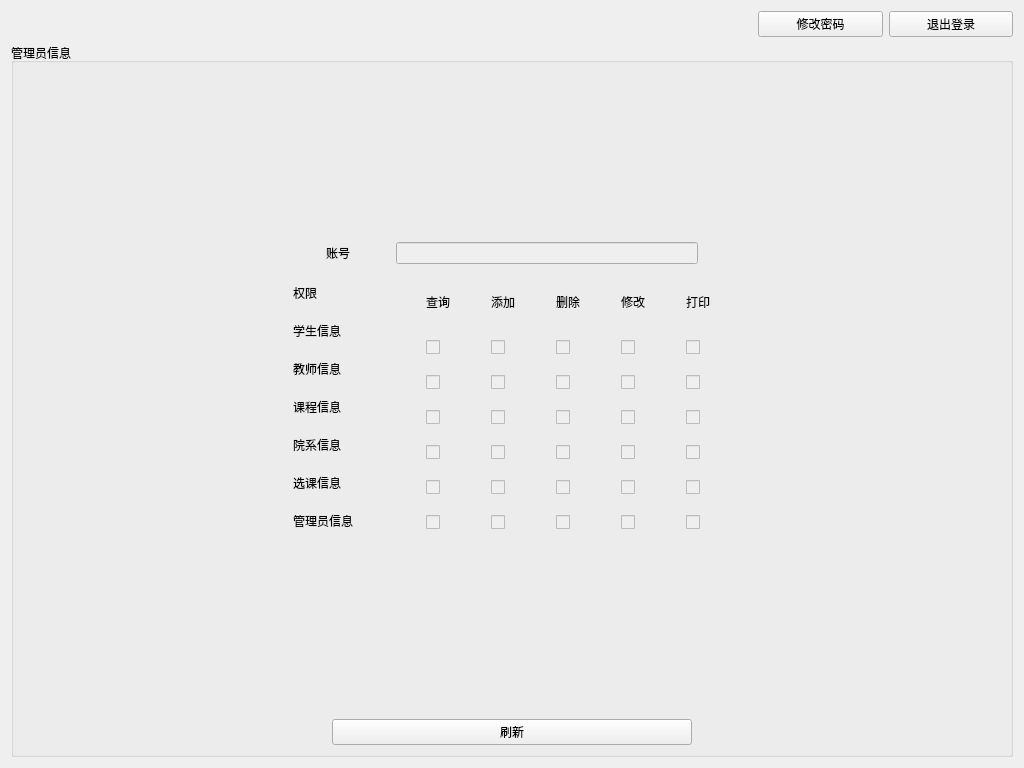
<?xml version="1.0" encoding="UTF-8"?>
<ui version="4.0">
 <class>HomeManagement</class>
 <widget class="QWidget" name="HomeManagement">
  <property name="geometry">
   <rect>
    <x>0</x>
    <y>0</y>
    <width>1024</width>
    <height>768</height>
   </rect>
  </property>
  <property name="windowTitle">
   <string>Form</string>
  </property>
  <layout class="QVBoxLayout" name="verticalLayout_7">
   <item>
    <layout class="QHBoxLayout" name="horizontalLayout" stretch="12,2,2">
     <item>
      <spacer name="horizontalSpacer">
       <property name="orientation">
        <enum>Qt::Horizontal</enum>
       </property>
       <property name="sizeHint" stdset="0">
        <size>
         <width>40</width>
         <height>20</height>
        </size>
       </property>
      </spacer>
     </item>
     <item>
      <widget class="QPushButton" name="pushButton_changePassword">
       <property name="text">
        <string>修改密码</string>
       </property>
      </widget>
     </item>
     <item>
      <widget class="QPushButton" name="pushButton_logout">
       <property name="text">
        <string>退出登录</string>
       </property>
      </widget>
     </item>
    </layout>
   </item>
   <item>
    <widget class="QGroupBox" name="groupBox_data">
     <property name="title">
      <string>管理员信息</string>
     </property>
     <layout class="QVBoxLayout" name="verticalLayout_9">
      <property name="spacing">
       <number>20</number>
      </property>
      <item>
       <spacer name="verticalSpacer">
        <property name="orientation">
         <enum>Qt::Vertical</enum>
        </property>
        <property name="sizeHint" stdset="0">
         <size>
          <width>20</width>
          <height>40</height>
         </size>
        </property>
       </spacer>
      </item>
      <item>
       <layout class="QHBoxLayout" name="horizontalLayout_2" stretch="12,2,12,12">
        <item>
         <spacer name="horizontalSpacer_2">
          <property name="orientation">
           <enum>Qt::Horizontal</enum>
          </property>
          <property name="sizeHint" stdset="0">
           <size>
            <width>40</width>
            <height>20</height>
           </size>
          </property>
         </spacer>
        </item>
        <item>
         <widget class="QLabel" name="label_mno">
          <property name="text">
           <string>账号</string>
          </property>
         </widget>
        </item>
        <item>
         <widget class="QLineEdit" name="lineEdit_mno">
          <property name="enabled">
           <bool>false</bool>
          </property>
          <property name="maxLength">
           <number>10</number>
          </property>
         </widget>
        </item>
        <item>
         <spacer name="horizontalSpacer_3">
          <property name="orientation">
           <enum>Qt::Horizontal</enum>
          </property>
          <property name="sizeHint" stdset="0">
           <size>
            <width>40</width>
            <height>20</height>
           </size>
          </property>
         </spacer>
        </item>
       </layout>
      </item>
      <item>
       <layout class="QHBoxLayout" name="horizontalLayout_3" stretch="12,5,2,2,2,2,2,12">
        <item>
         <spacer name="horizontalSpacer_4">
          <property name="orientation">
           <enum>Qt::Horizontal</enum>
          </property>
          <property name="sizeHint" stdset="0">
           <size>
            <width>40</width>
            <height>20</height>
           </size>
          </property>
         </spacer>
        </item>
        <item>
         <layout class="QVBoxLayout" name="verticalLayout">
          <property name="spacing">
           <number>20</number>
          </property>
          <item>
           <widget class="QLabel" name="label_permission">
            <property name="text">
             <string>权限</string>
            </property>
           </widget>
          </item>
          <item>
           <widget class="QLabel" name="label_student">
            <property name="text">
             <string>学生信息</string>
            </property>
           </widget>
          </item>
          <item>
           <widget class="QLabel" name="label_teacher">
            <property name="text">
             <string>教师信息</string>
            </property>
           </widget>
          </item>
          <item>
           <widget class="QLabel" name="label_course">
            <property name="text">
             <string>课程信息</string>
            </property>
           </widget>
          </item>
          <item>
           <widget class="QLabel" name="label_department">
            <property name="text">
             <string>院系信息</string>
            </property>
           </widget>
          </item>
          <item>
           <widget class="QLabel" name="label_sct">
            <property name="text">
             <string>选课信息</string>
            </property>
           </widget>
          </item>
          <item>
           <widget class="QLabel" name="label_management">
            <property name="text">
             <string>管理员信息</string>
            </property>
           </widget>
          </item>
         </layout>
        </item>
        <item>
         <layout class="QVBoxLayout" name="verticalLayout_2">
          <property name="spacing">
           <number>20</number>
          </property>
          <item>
           <widget class="QLabel" name="label_search">
            <property name="text">
             <string>查询</string>
            </property>
           </widget>
          </item>
          <item>
           <widget class="QCheckBox" name="checkBox_1_1">
            <property name="enabled">
             <bool>false</bool>
            </property>
            <property name="text">
             <string/>
            </property>
            <property name="checkable">
             <bool>true</bool>
            </property>
            <property name="checked">
             <bool>false</bool>
            </property>
           </widget>
          </item>
          <item>
           <widget class="QCheckBox" name="checkBox_2_1">
            <property name="enabled">
             <bool>false</bool>
            </property>
            <property name="text">
             <string/>
            </property>
            <property name="checkable">
             <bool>true</bool>
            </property>
            <property name="checked">
             <bool>false</bool>
            </property>
           </widget>
          </item>
          <item>
           <widget class="QCheckBox" name="checkBox_3_1">
            <property name="enabled">
             <bool>false</bool>
            </property>
            <property name="text">
             <string/>
            </property>
            <property name="checkable">
             <bool>true</bool>
            </property>
            <property name="checked">
             <bool>false</bool>
            </property>
           </widget>
          </item>
          <item>
           <widget class="QCheckBox" name="checkBox_4_1">
            <property name="enabled">
             <bool>false</bool>
            </property>
            <property name="text">
             <string/>
            </property>
            <property name="checkable">
             <bool>true</bool>
            </property>
            <property name="checked">
             <bool>false</bool>
            </property>
           </widget>
          </item>
          <item>
           <widget class="QCheckBox" name="checkBox_5_1">
            <property name="enabled">
             <bool>false</bool>
            </property>
            <property name="text">
             <string/>
            </property>
            <property name="checkable">
             <bool>true</bool>
            </property>
            <property name="checked">
             <bool>false</bool>
            </property>
           </widget>
          </item>
          <item>
           <widget class="QCheckBox" name="checkBox_6_1">
            <property name="enabled">
             <bool>false</bool>
            </property>
            <property name="text">
             <string/>
            </property>
            <property name="checkable">
             <bool>true</bool>
            </property>
            <property name="checked">
             <bool>false</bool>
            </property>
           </widget>
          </item>
         </layout>
        </item>
        <item>
         <layout class="QVBoxLayout" name="verticalLayout_3">
          <property name="spacing">
           <number>20</number>
          </property>
          <item>
           <widget class="QLabel" name="label_add">
            <property name="text">
             <string>添加</string>
            </property>
           </widget>
          </item>
          <item>
           <widget class="QCheckBox" name="checkBox_1_2">
            <property name="enabled">
             <bool>false</bool>
            </property>
            <property name="text">
             <string/>
            </property>
            <property name="checkable">
             <bool>true</bool>
            </property>
            <property name="checked">
             <bool>false</bool>
            </property>
           </widget>
          </item>
          <item>
           <widget class="QCheckBox" name="checkBox_2_2">
            <property name="enabled">
             <bool>false</bool>
            </property>
            <property name="text">
             <string/>
            </property>
            <property name="checkable">
             <bool>true</bool>
            </property>
            <property name="checked">
             <bool>false</bool>
            </property>
           </widget>
          </item>
          <item>
           <widget class="QCheckBox" name="checkBox_3_2">
            <property name="enabled">
             <bool>false</bool>
            </property>
            <property name="text">
             <string/>
            </property>
            <property name="checkable">
             <bool>true</bool>
            </property>
            <property name="checked">
             <bool>false</bool>
            </property>
           </widget>
          </item>
          <item>
           <widget class="QCheckBox" name="checkBox_4_2">
            <property name="enabled">
             <bool>false</bool>
            </property>
            <property name="text">
             <string/>
            </property>
            <property name="checkable">
             <bool>true</bool>
            </property>
            <property name="checked">
             <bool>false</bool>
            </property>
           </widget>
          </item>
          <item>
           <widget class="QCheckBox" name="checkBox_5_2">
            <property name="enabled">
             <bool>false</bool>
            </property>
            <property name="text">
             <string/>
            </property>
            <property name="checkable">
             <bool>true</bool>
            </property>
            <property name="checked">
             <bool>false</bool>
            </property>
           </widget>
          </item>
          <item>
           <widget class="QCheckBox" name="checkBox_6_2">
            <property name="enabled">
             <bool>false</bool>
            </property>
            <property name="text">
             <string/>
            </property>
            <property name="checkable">
             <bool>true</bool>
            </property>
            <property name="checked">
             <bool>false</bool>
            </property>
           </widget>
          </item>
         </layout>
        </item>
        <item>
         <layout class="QVBoxLayout" name="verticalLayout_4">
          <property name="spacing">
           <number>20</number>
          </property>
          <item>
           <widget class="QLabel" name="label_delete">
            <property name="text">
             <string>删除</string>
            </property>
           </widget>
          </item>
          <item>
           <widget class="QCheckBox" name="checkBox_1_3">
            <property name="enabled">
             <bool>false</bool>
            </property>
            <property name="text">
             <string/>
            </property>
            <property name="checkable">
             <bool>true</bool>
            </property>
            <property name="checked">
             <bool>false</bool>
            </property>
           </widget>
          </item>
          <item>
           <widget class="QCheckBox" name="checkBox_2_3">
            <property name="enabled">
             <bool>false</bool>
            </property>
            <property name="text">
             <string/>
            </property>
            <property name="checkable">
             <bool>true</bool>
            </property>
            <property name="checked">
             <bool>false</bool>
            </property>
           </widget>
          </item>
          <item>
           <widget class="QCheckBox" name="checkBox_3_3">
            <property name="enabled">
             <bool>false</bool>
            </property>
            <property name="text">
             <string/>
            </property>
            <property name="checkable">
             <bool>true</bool>
            </property>
            <property name="checked">
             <bool>false</bool>
            </property>
           </widget>
          </item>
          <item>
           <widget class="QCheckBox" name="checkBox_4_3">
            <property name="enabled">
             <bool>false</bool>
            </property>
            <property name="text">
             <string/>
            </property>
            <property name="checkable">
             <bool>true</bool>
            </property>
            <property name="checked">
             <bool>false</bool>
            </property>
           </widget>
          </item>
          <item>
           <widget class="QCheckBox" name="checkBox_5_3">
            <property name="enabled">
             <bool>false</bool>
            </property>
            <property name="text">
             <string/>
            </property>
            <property name="checkable">
             <bool>true</bool>
            </property>
            <property name="checked">
             <bool>false</bool>
            </property>
           </widget>
          </item>
          <item>
           <widget class="QCheckBox" name="checkBox_6_3">
            <property name="enabled">
             <bool>false</bool>
            </property>
            <property name="text">
             <string/>
            </property>
            <property name="checkable">
             <bool>true</bool>
            </property>
            <property name="checked">
             <bool>false</bool>
            </property>
           </widget>
          </item>
         </layout>
        </item>
        <item>
         <layout class="QVBoxLayout" name="verticalLayout_5">
          <property name="spacing">
           <number>20</number>
          </property>
          <item>
           <widget class="QLabel" name="label_change">
            <property name="text">
             <string>修改</string>
            </property>
           </widget>
          </item>
          <item>
           <widget class="QCheckBox" name="checkBox_1_4">
            <property name="enabled">
             <bool>false</bool>
            </property>
            <property name="text">
             <string/>
            </property>
            <property name="checkable">
             <bool>true</bool>
            </property>
            <property name="checked">
             <bool>false</bool>
            </property>
           </widget>
          </item>
          <item>
           <widget class="QCheckBox" name="checkBox_2_4">
            <property name="enabled">
             <bool>false</bool>
            </property>
            <property name="text">
             <string/>
            </property>
            <property name="checkable">
             <bool>true</bool>
            </property>
            <property name="checked">
             <bool>false</bool>
            </property>
           </widget>
          </item>
          <item>
           <widget class="QCheckBox" name="checkBox_3_4">
            <property name="enabled">
             <bool>false</bool>
            </property>
            <property name="text">
             <string/>
            </property>
            <property name="checkable">
             <bool>true</bool>
            </property>
            <property name="checked">
             <bool>false</bool>
            </property>
           </widget>
          </item>
          <item>
           <widget class="QCheckBox" name="checkBox_4_4">
            <property name="enabled">
             <bool>false</bool>
            </property>
            <property name="text">
             <string/>
            </property>
            <property name="checkable">
             <bool>true</bool>
            </property>
            <property name="checked">
             <bool>false</bool>
            </property>
           </widget>
          </item>
          <item>
           <widget class="QCheckBox" name="checkBox_5_4">
            <property name="enabled">
             <bool>false</bool>
            </property>
            <property name="text">
             <string/>
            </property>
            <property name="checkable">
             <bool>true</bool>
            </property>
            <property name="checked">
             <bool>false</bool>
            </property>
           </widget>
          </item>
          <item>
           <widget class="QCheckBox" name="checkBox_6_4">
            <property name="enabled">
             <bool>false</bool>
            </property>
            <property name="text">
             <string/>
            </property>
            <property name="checkable">
             <bool>true</bool>
            </property>
            <property name="checked">
             <bool>false</bool>
            </property>
           </widget>
          </item>
         </layout>
        </item>
        <item>
         <layout class="QVBoxLayout" name="verticalLayout_6">
          <property name="spacing">
           <number>20</number>
          </property>
          <item>
           <widget class="QLabel" name="label_excel">
            <property name="text">
             <string>打印</string>
            </property>
           </widget>
          </item>
          <item>
           <widget class="QCheckBox" name="checkBox_1_5">
            <property name="enabled">
             <bool>false</bool>
            </property>
            <property name="text">
             <string/>
            </property>
            <property name="checkable">
             <bool>true</bool>
            </property>
            <property name="checked">
             <bool>false</bool>
            </property>
           </widget>
          </item>
          <item>
           <widget class="QCheckBox" name="checkBox_2_5">
            <property name="enabled">
             <bool>false</bool>
            </property>
            <property name="text">
             <string/>
            </property>
            <property name="checkable">
             <bool>true</bool>
            </property>
            <property name="checked">
             <bool>false</bool>
            </property>
           </widget>
          </item>
          <item>
           <widget class="QCheckBox" name="checkBox_3_5">
            <property name="enabled">
             <bool>false</bool>
            </property>
            <property name="text">
             <string/>
            </property>
            <property name="checkable">
             <bool>true</bool>
            </property>
            <property name="checked">
             <bool>false</bool>
            </property>
           </widget>
          </item>
          <item>
           <widget class="QCheckBox" name="checkBox_4_5">
            <property name="enabled">
             <bool>false</bool>
            </property>
            <property name="text">
             <string/>
            </property>
            <property name="checkable">
             <bool>true</bool>
            </property>
            <property name="checked">
             <bool>false</bool>
            </property>
           </widget>
          </item>
          <item>
           <widget class="QCheckBox" name="checkBox_5_5">
            <property name="enabled">
             <bool>false</bool>
            </property>
            <property name="text">
             <string/>
            </property>
            <property name="checkable">
             <bool>true</bool>
            </property>
            <property name="checked">
             <bool>false</bool>
            </property>
           </widget>
          </item>
          <item>
           <widget class="QCheckBox" name="checkBox_6_5">
            <property name="enabled">
             <bool>false</bool>
            </property>
            <property name="mouseTracking">
             <bool>true</bool>
            </property>
            <property name="text">
             <string/>
            </property>
            <property name="checkable">
             <bool>true</bool>
            </property>
            <property name="checked">
             <bool>false</bool>
            </property>
           </widget>
          </item>
         </layout>
        </item>
        <item>
         <spacer name="horizontalSpacer_5">
          <property name="orientation">
           <enum>Qt::Horizontal</enum>
          </property>
          <property name="sizeHint" stdset="0">
           <size>
            <width>40</width>
            <height>20</height>
           </size>
          </property>
         </spacer>
        </item>
       </layout>
      </item>
      <item>
       <spacer name="verticalSpacer_2">
        <property name="orientation">
         <enum>Qt::Vertical</enum>
        </property>
        <property name="sizeHint" stdset="0">
         <size>
          <width>20</width>
          <height>40</height>
         </size>
        </property>
       </spacer>
      </item>
      <item>
       <layout class="QHBoxLayout" name="horizontalLayout_4" stretch="12,14,12">
        <item>
         <spacer name="horizontalSpacer_6">
          <property name="orientation">
           <enum>Qt::Horizontal</enum>
          </property>
          <property name="sizeHint" stdset="0">
           <size>
            <width>40</width>
            <height>20</height>
           </size>
          </property>
         </spacer>
        </item>
        <item>
         <widget class="QPushButton" name="pushButton_search">
          <property name="text">
           <string>刷新</string>
          </property>
         </widget>
        </item>
        <item>
         <spacer name="horizontalSpacer_7">
          <property name="orientation">
           <enum>Qt::Horizontal</enum>
          </property>
          <property name="sizeHint" stdset="0">
           <size>
            <width>40</width>
            <height>20</height>
           </size>
          </property>
         </spacer>
        </item>
       </layout>
      </item>
     </layout>
    </widget>
   </item>
  </layout>
 </widget>
 <resources/>
 <connections/>
</ui>
